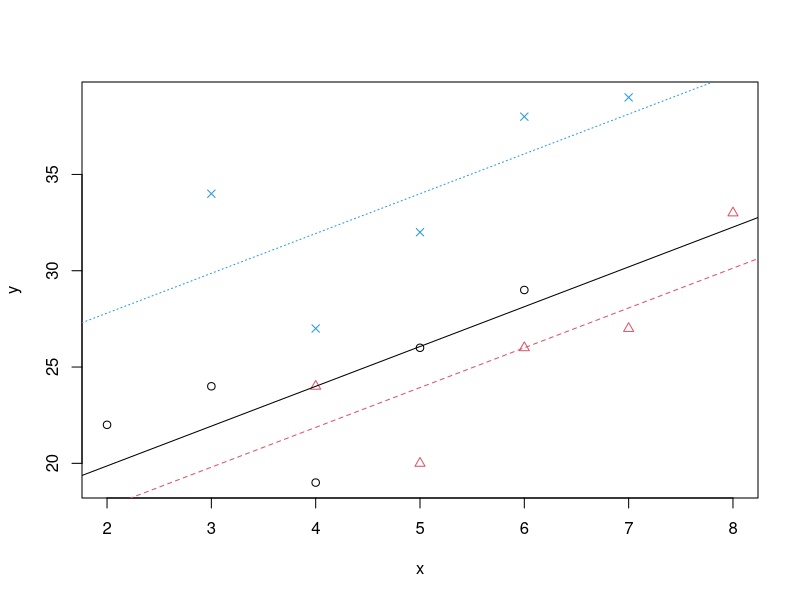

The R script that drew this image:
## ---- chunk 1
y = c(20, 24, 27, 26, 33, 27, 38, 32, 39, 34, 22, 24, 19, 26, 29)
x = c(5, 4, 7, 6, 8, 4, 6, 5, 7, 3, 2, 3, 4, 5, 6)
v1 = c(1, 1, 1, 1, 1, 0, 0, 0, 0, 0, 0, 0, 0, 0, 0)
v2 = c(0, 0, 0, 0, 0, 1, 1, 1, 1, 1, 0, 0, 0, 0, 0)
fit = lm(y~x+v1+v2)
plot(x, y, col = 1+v1+3*v2, pch =1+v1+3*v2 )
abline(fit$coeff[1], fit$coeff[2], col=1, lty=1)
abline(fit$coeff[1]+fit$coeff[3], fit$coeff[2], col=2, lty=2)
abline(fit$coeff[1]+fit$coeff[4], fit$coeff[2], col=4, lty=3) 
## ---- chunk 2
fit1 = lm(y~x+v1+v2)
summary(fit1)
## ---- chunk 3
anova(lm(y~1), fit1)
## ---- chunk 4
fit2 = lm(y~x)
anova(fit2, fit1)
## ---- chunk 5
summary(fit1)
## ---- chunk 6
new = data.frame(v1=0, v2=1, x=2) 
predict(fit,new,interval="prediction", level=0.95)
